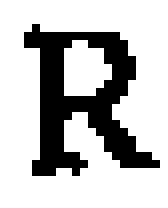
%> input picture img/Bild13_R.bmp, 21 x 26 px (shown 8 times larger)
$ octave freemanskript.m   (GNU Octave 9; MATLAB toolbox functions it lacks are replaced by stand-ins)
%> lines starting %> are read from the running program, lines starting %| are printed output that depends on the picture; in (x1, y1, x2, y2) boxes, pixels count from 0 and x2, y2 are one past the last pixel; in counts of white or black regions, pixels touching at a corner belong together; the program's own positions count from 1
### freemancc.m
function CC = freemancc(B)
%FREEMANCC Compute Freeman chain code, first difference of the chain code
%and shape number of a boundary or contour.
%   CC = FREEMANCC(B) computes the 8-connected Freeman code, the first
%   difference of the chain code and also the shape number for a given
%   boundary or contour B. B must be a P-by-2 matrix, where P is the number
%   of 8-connected boundary pixels for the corresponding region. Each row
%   of B represents the row and column coordinates for a pixel. CC is a
%   structure with four fields:
%
%       StartIdx    Row and column coordinates for the starting pixel of
%                   the boundary B.
%
%       ChainCode   The 8-connected chain code of B. If B is a P-by-2
%                   matrix of pixels representing a closed contour, then
%                   size of this array is 1-by-(P-1). If B is an open
%                   contour, then size of the chain code is 1-by-P.
%
%       FirstDiff   The first difference of the chain code, representing
%                   its rotation-invariant equivalent form and having the
%                   same dimensions as the chain code.
%
%       ShapeNum    The shape number of the boundary, which is the first
%                   difference of the smallest magnitude.
%
%   The transition from current pixel coordinates to the next is computed
%   from the connectivity diagram and tables shown below
%
%
%               3  2  1
%                \ | /
%             4 -- C -- 0
%                / | \
%               5  6  7
%
%
%           -----------------------------------
%           | row_diff | col_diff | direction |
%           |---------------------------------|
%           |    +1    |     0    |     0     |
%           |    +1    |    +1    |     1     |
%           |     0    |    +1    |     2     |
%           |    -1    |    +1    |     3     |
%           |    -1    |     0    |     4     |
%           |    -1    |    -1    |     5     |
%           |     0    |    -1    |     6     |
%           |    +1    |    -1    |     7     |
%           -----------------------------------
%
%
%   Author: Chaya Narayan
%   Dated: October 2016


% Check inputs
if nargin
    if size(B,2) == 2 % Check for P x 2 input matrix
        if B(1,:) ~= B(end,:) % Check for open contour
            % Computing pixelwise difference between boundary indices
            diffB = diff([B; B(1,:)]);
        else
            diffB = diff(B);
        end
    else
        error('Input array dimension mismatch');
    end
else
    error('Too many input arguments');
end


CC.StartIdx = B(1,:);

% Setting up a mapping mechanism between pixelwise differences and
% 8-connectivity directions
% Check for: (4*row_diff + col_diff + 6) yielding unique values for unique
% directions and mapping these to required values.

idx([1 2 3 5 7 9 10 11]) = [5 4 3 6 2 7 0 1];
diffB_map = 4*diffB(:,1) + diffB(:,2) + 6;

CC.ChainCode = idx(diffB_map); % Indexing into the direction map

% Computing the first difference
CC.FirstDiff = mod(diff([CC.ChainCode(end), CC.ChainCode])+8,8);

% Create a circular shifted matrix of first differences and then sort rows
SNum_all = sortrows(toeplitz([CC.FirstDiff(1) fliplr(CC.FirstDiff(2:end))], CC.FirstDiff));

% Assign smallest magnitude first difference to shape number
CC.ShapeNum = SNum_all(1,:);

clear SNum_all diffB_map idx diffB;

end

### freemanskript.m
clc;
close all;
clear all;

%
binary_image = imread('Bild13_R.bmp');
%> binary_image: size 26x21 uint8; 26% white; 1 white region, box (x1, y1, x2, y2) and area: (3, 3, 20, 22) 142

dim_binary = size(binary_image);
%> dim_binary = [26 21]

% berechnen des Startpunktes der Kontur. Die Matrix des Bildes wird
% durchlaufen wenn ein Pixel größer null ist wird dies als Startpunkt für
% das ablaufen der Kontur genutzt.

i = 0;
k= 0;
for i = 1:dim_binary(1)
    for k = 1:dim_binary(2)
        pixel_start = binary_image(i,k);
            if pixel_start > 0
                start_index = [i,k];
            end
    end
end
%> after the loop, start_index = [22 10]


% Außenkontur wird von einem Startpunkt der auf der Kontur liegen muss
% abgelaufen. Die Koordinaten des Randes werden in einem Vektor gespeichert
contour = bwtraceboundary(binary_image,start_index,'W');
%> contour = 73 rows, first 12: [22 10; 21 9; 21 8; 22 7; 22 6; 22 5; 21 5; 20 6; 19 6; 18 6; 17 6; 16 6]


% die Kontur wird mittels Freemanchain in ein Code umgewandelt
freemanchain = freemancc(contour);
%> in freemancc, `diffB = diff(B);`: diffB = 72 rows, first 12: [-1 -1; 0 -1; 1 -1; 0 -1; 0 -1; -1 0; -1 1; -1 0; -1 0; -1 0; -1 0; -1 0]
%> in freemancc, `CC.StartIdx = B(1,:);`: CC.StartIdx = [22 10]
%> in freemancc, `diffB_map = 4*diffB(:,1) + diffB(:,2) + 6;`: diffB_map = 72 values, max 11 at index 25, min 1 at index 1, mean 6
%> in freemancc, `CC.ChainCode = idx(diffB_map);`: CC.ChainCode = 72 values, max 7 at index 3, min 0 at index 36, mean 3.39
%> in freemancc, `CC.FirstDiff = mod(diff([CC.ChainCode(end), CC.ChainCode])+8,8);`: CC.FirstDiff = 72 values, max 7 at index 4, min 0 at index 5, mean 2.11
%> in freemancc, `CC.ShapeNum = SNum_all(1,:);`: CC.ShapeNum = 72 values, max 7 at index 16, min 0 at index 1, mean 2.11

fig1 = figure
subplot(1,2,1)
imshow(binary_image)
subplot(1,2,2)
plot(contour(:,2),contour(:,1),'k','LineWidth',2);
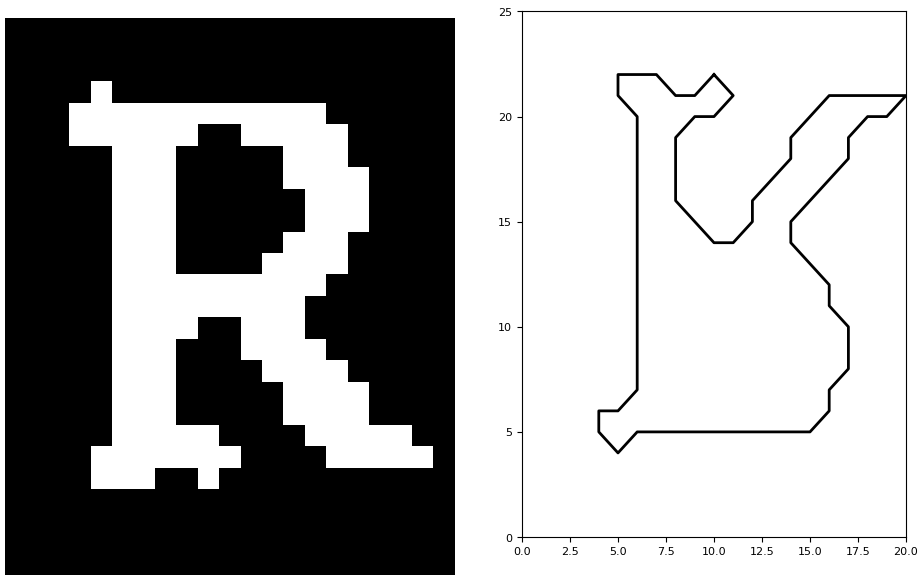
%> figure redrawn from the program's plot data, 2 panels
